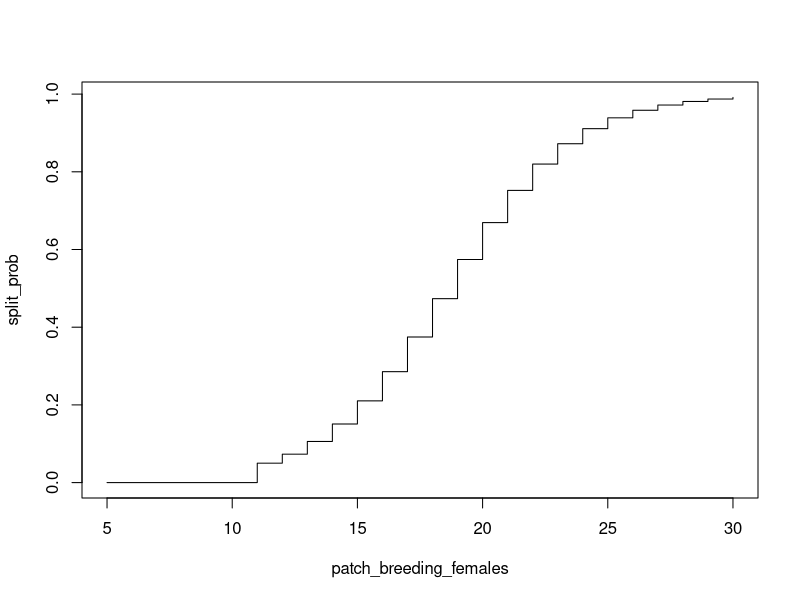
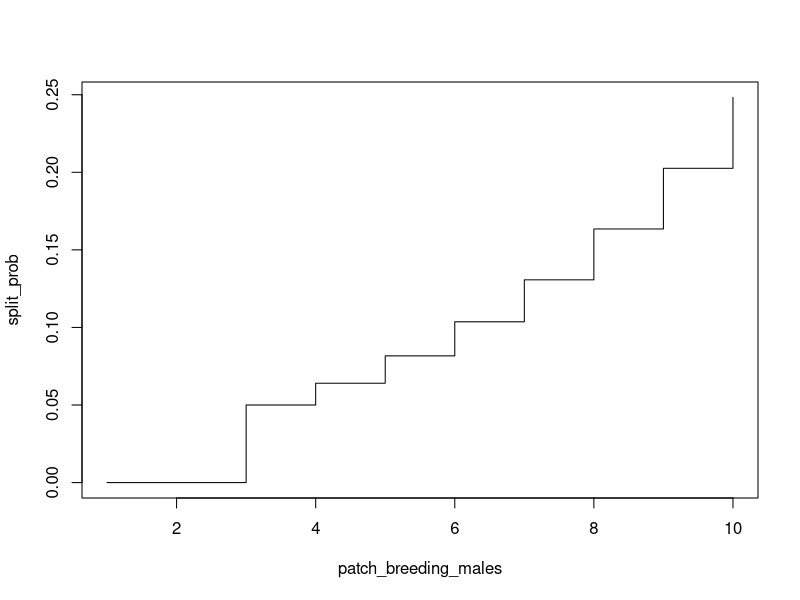
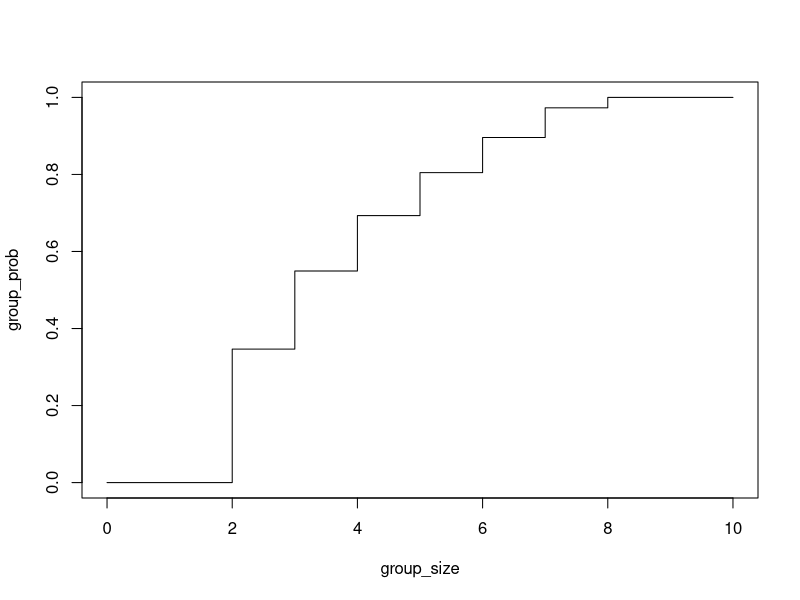
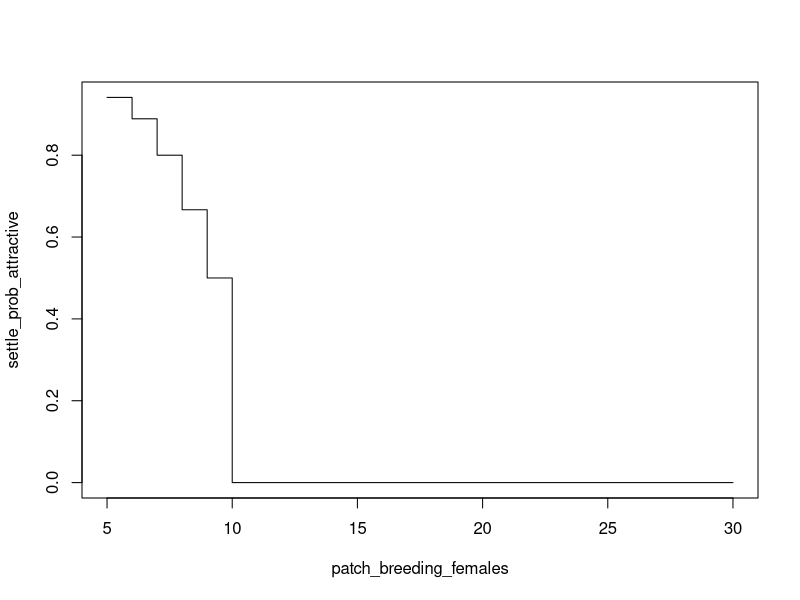
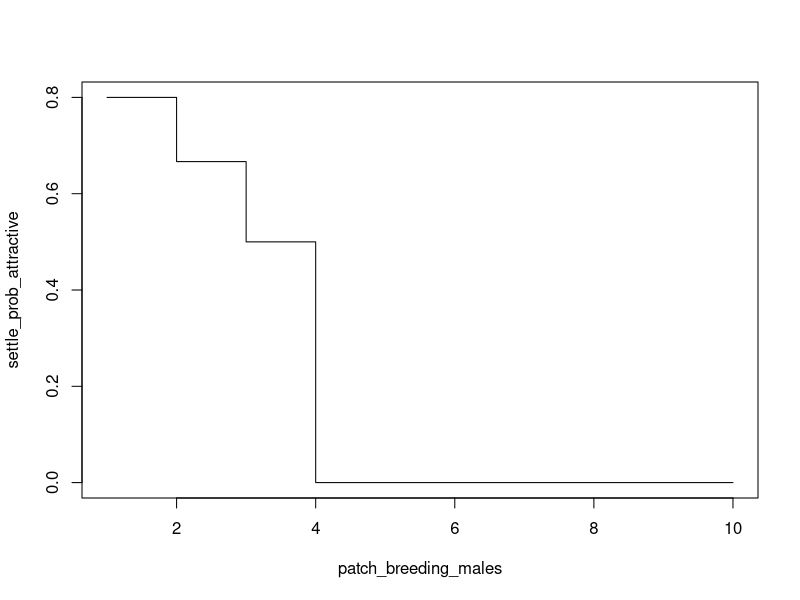
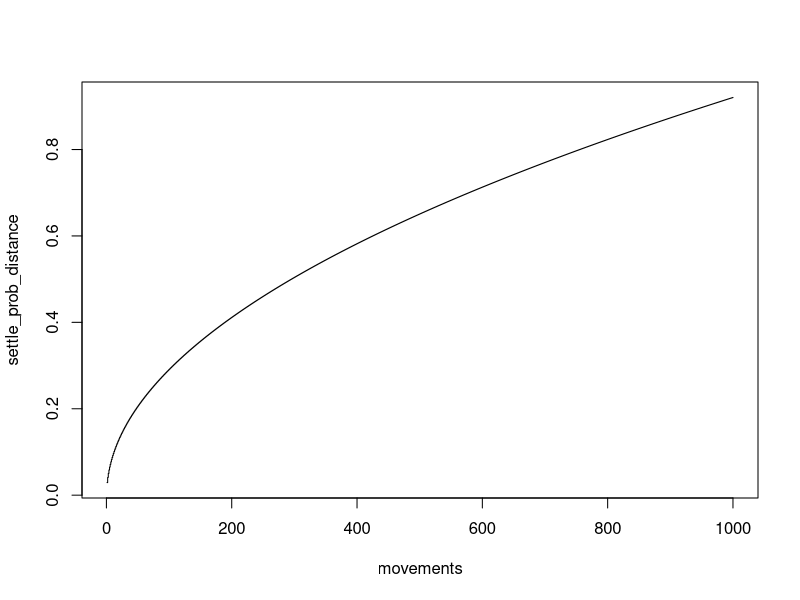
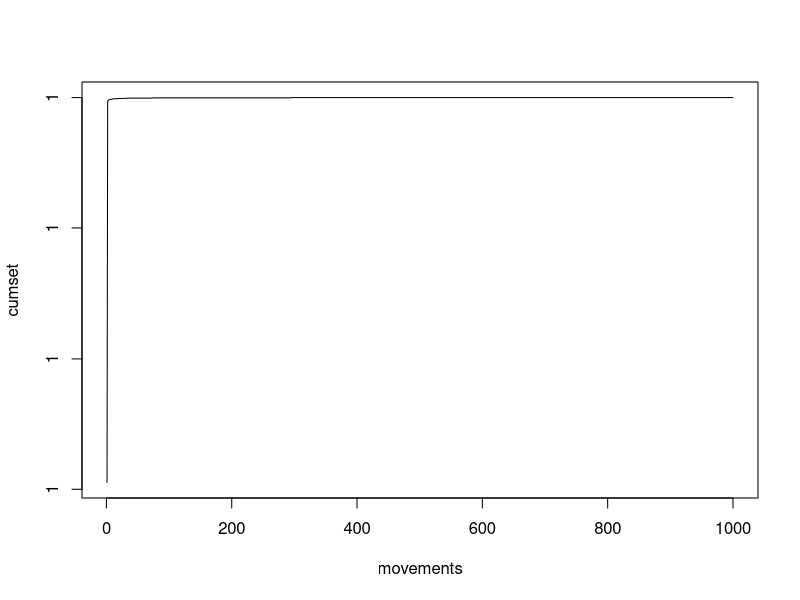
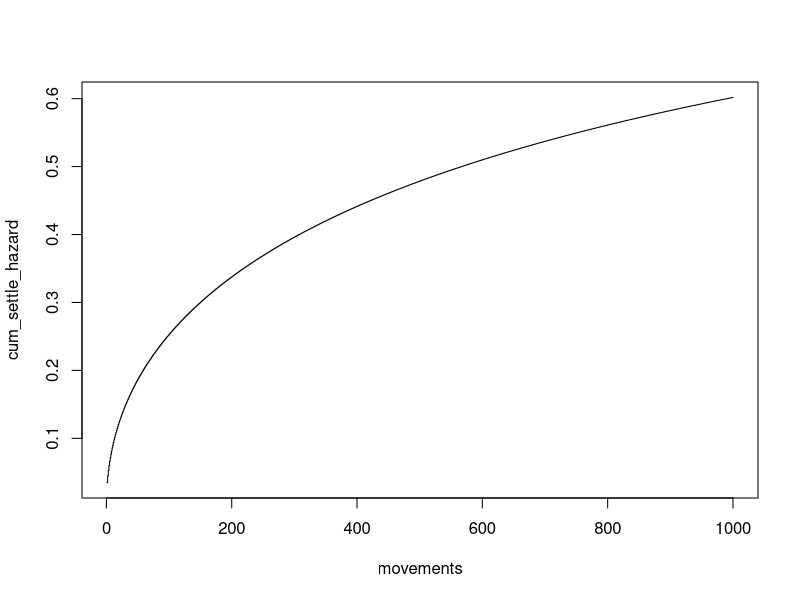

Source code (R) for these figures, in order:
## Probability of splitting:

### Splitting for females:

patch_capacity <- 10
patch_breeding_females <- 5:30

f_split_int <- qlogis(0.05)
f_split_coef <- log(1.5)

# The animal-level probability of wanting to split:
split_prob <- ifelse(patch_capacity >= patch_breeding_females,
	0,
	plogis(f_split_int + f_split_coef * (patch_breeding_females - patch_capacity -1L))  # NB: add 1 so that coef = 0 for 1 more pig
)

plot(patch_breeding_females, split_prob, type='s')


### Splitting for males:

patch_breeding_females <- 10
patch_breeding_males <- 1:10

m_split_int <- qlogis(0.05)
m_split_coef <- log(1.30)
mating_ratio <- 5

# The animal-level probability of wanting to split:
split_prob <- ifelse(patch_breeding_females >= (mating_ratio * patch_breeding_males),
	0,
	plogis(m_split_int + m_split_coef * (patch_breeding_males - (patch_breeding_females/mating_ratio) - 1L))  # NB: add 1 so that coef = 0 for 1 more pig
)

plot(patch_breeding_males, split_prob, type='s')


## Then we need to make a decision if splitting actually happens, e.g.:
patch_capacity <- 10
patch_breeding_females <- 20
split_prob <- ifelse(patch_capacity >= patch_breeding_females,
	0,
	plogis(f_split_int + f_split_coef * (patch_breeding_females - patch_capacity -1L))  # NB: add 1 so that coef = 0 for 1 more pig
)
group_size <- rbinom(1, patch_breeding_females-patch_capacity, split_prob)
# If the group_size is less than 2 then splitting does not happen, otherwise it has some relationship that we already worked out
group_size <- 0:10
group_prob <- pmin(1, pmax(0, log(group_size)/2))
plot(group_size, group_prob, type='s')


## Probability of settling

# Settling can NEVER happen if the carrying capacity is zero.  Otherwise it can happen for two reasons:

# 1.  Based on attractiveness / spare capacity:

### Settling for females

patch_capacity <- 10
patch_breeding_females <- 5:30
group_breeding_females <- 5  # Intentionally ignored, but must be >0
group_breeding_males <- 2  # Intentionally ignored, can be 0 or >0

f_settle_int <- qlogis(0.5)
f_settle_coef <- log(2)

# The group-level probability of wanting to settle:
settle_prob_attractive <- ifelse(patch_capacity <= patch_breeding_females,
	0,
	plogis(f_settle_int + f_settle_coef * (patch_capacity - patch_breeding_females -1L))  # NB: add 1 so that coef = 0 for 1 more pig
)

plot(patch_breeding_females, settle_prob_attractive, type='s')


### Settling for males

patch_breeding_females <- 20
mating_ratio <- 5
patch_breeding_males <- 1:10
group_breeding_females <- 0  # Must be 0
group_breeding_males <- 2  # Intentionally ignored, must be >0

m_settle_int <- qlogis(0.5)
m_settle_coef <- log(2)

# The group-level probability of wanting to settle:
settle_prob_attractive <- ifelse(patch_breeding_females <= (mating_ratio * patch_breeding_males),
	0,
	plogis(m_settle_int + m_settle_coef * ((patch_breeding_females/mating_ratio) - patch_breeding_males - 1L))  # NB: add 1 so that coef = 0 for 1 more pig
)

plot(patch_breeding_males, settle_prob_attractive, type='s')



# 2.  Based on distance travelled:

## Note: this hazard stuff is broken, but the principle is correct ... and we can just replace it with a vector of probabilities anyway

movements <- 1:1000
settle_intercept <- -3.942065
settle_rho <- 1.5

# Problem: this hazard is not bounded at 0,1 so not correct?
settle_prob_distance <- settle_rho * movements^(settle_rho-1) * exp(settle_intercept)
plot(movements, settle_prob_distance, type='s')

movements^settle_rho * exp(settle_intercept)

cumset <- 0
for(i in 1:length(movements)){
	cumset <- cumset + (settle_prob_distance * (1-cumset))
}
plot(movements, cumset, type="l")

cum_settle_hazard <- 1 - exp( exp(settle_intercept) * -((movements +1)^settle_rho - movements ^settle_rho))
plot(movements, cum_settle_hazard, type='s')


## Overall settling prob:
settle_prob <- 1 - ((1 - settle_prob_attractive) * (1 - settle_prob_distance))
